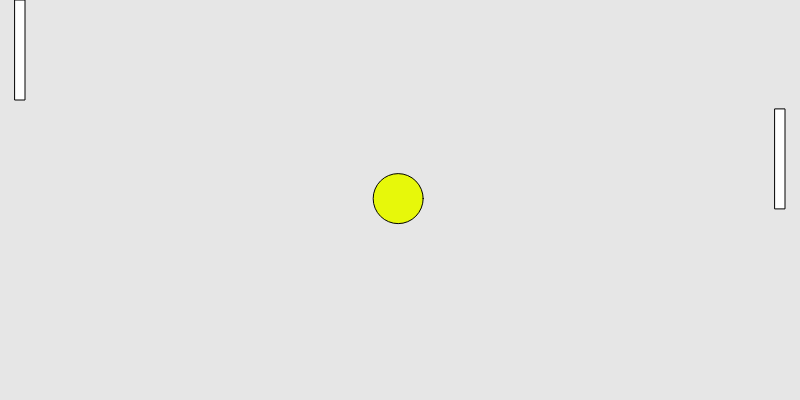
Frame 1 (no input)
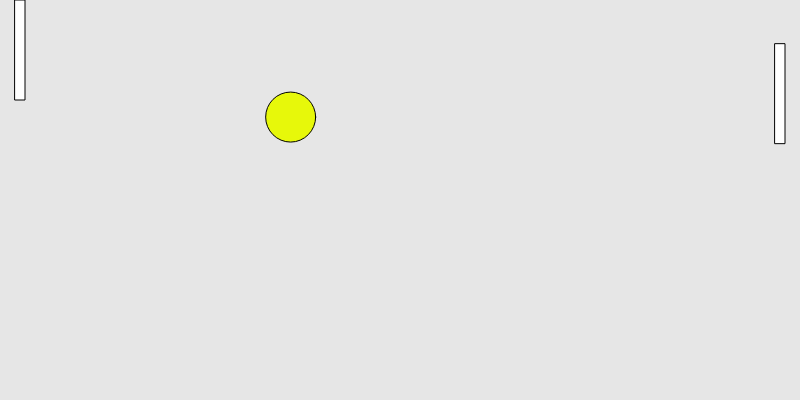
Frame 60 (no input)
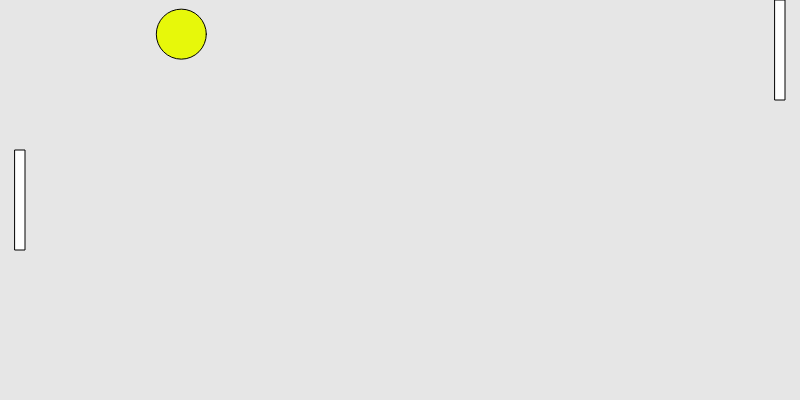
Frame 120 (the mouse pressed at the canvas centre since frame 60)

The p5.js sketch that drew these frames (run headless with seeded random() and noise() and a simulated clock; from frame 60 on, the mouse is pressed at the canvas centre):

// p5.js sketch
// ── sketch.js
// Gera cores RGB aleatórias
color1 = Math.floor(Math.random() * 256);
color2 = Math.floor(Math.random() * 256);
color3 = Math.floor(Math.random() * 256);

// Classe RAQUETE
class Raquete {
    constructor(x) {
        this.w = 10; // Largura da raquete
        this.h = 100; // Altura da raquete
        this.x = 10 + this.w; // Posição inicial no eixo x
        this.y = height / 2; // Posição inicial no eixo y
    }

    update() {
        this.y = mouseY; // Define a posição da raquete como a posição do mouse
        this.y = constrain(this.y, this.h / 2, height - this.h / 2); // Limita a posição da raquete à tela
    }

    desenha() {
        fill(255); // Define a cor da raquete
        rectMode(CENTER); // Define o modo de desenho do retângulo
        rect(this.x, this.y, this.w, this.h); // Desenha a raquete
    }
}

// Classe COMPUTADOR
class Computador {
    constructor(x) {
        this.w = 10; // Largura da raquete
        this.h = 100; // Altura da raquete
        this.x = width - this.w - 10; // Posição inicial no eixo x (oposta)
        this.y = height / 2; // Posição inicial no eixo y
    }

    update() {
  // Define a posição da raquete como a posição da bola com velocidade constante
        this.y = bola.y * 0.8;

        this.y = constrain(this.y, this.h / 2, height - this.h / 2); // Limita a posição da raquete à tela
    }

    desenha() {
        fill(255); // Define a cor da raquete
        rectMode(CENTER); // Define o modo de desenho do retângulo
        rect(this.x, this.y, this.w, this.h); // Desenha a raquete
    }
}

// Classe BOLA
class Bola {
    constructor() {
        this.r = 25; // Raio da bola
        this.reset(); // Inicializa a posição e velocidade da bola
    }

    reset() {
        this.x = width / 2; // Posição inicial no centro da tela (eixo x)
        this.y = height / 2; // Posição inicial no centro da tela (eixo y)
        this.vx = Math.random() * 10 -3; // Velocidade aleatória no eixo x
        this.vy = Math.random() * 10 -3; // Velocidade aleatória no eixo y
    }

    update() {
        this.x += this.vx; // Atualiza a posição no eixo x
        this.y += this.vy; // Atualiza a posição no eixo y
        if (this.x < this.r || this.x > width - this.r) { // Verifica colisão com as bordas laterais
            this.reset(); // Reseta a posição e velocidade da bola
        }
        if (this.y < this.r || this.y > height - this.r) { // Verifica colisão com as bordas superior e inferior
            this.vy *= -1; // Inverte a direção no eixo y
        }

        // Verifica colisão com o objeto do tipo RAQUETE
        if (this.x - this.r < raquete1.x + raquete1.w / 2 
            && this.x + this.r > raquete1.x - raquete1.w / 2 
            && this.y - this.r < raquete1.y + raquete1.h / 2 
            && this.y + this.r > raquete1.y - raquete1.h / 2) {
            this.vx *= -1.1; // Inverte a direção no eixo x
        }

        // Verifica colisão com o objeto do tipo COMPUTADOR
        if (this.x - this.r < computador.x + computador.w / 2 
            && this.x + this.r > computador.x - computador.w / 2 
            && this.y - this.r < computador.y + computador.h / 2 
            && this.y + this.r > computador.y - computador.h / 2) {
            this.vx *= -1.1; // Inverte a direção no eixo x
        }
    }

    desenha(color1, color2, color3) {   
        fill(color1, color2, color3); // Define a cor da bola
        ellipse(this.x, this.y, this.r * 2, this.r * 2); // Desenha a bola
    }
}

let bola;
let raquete1;
let computador;

function setup() {
    createCanvas(800, 400); // Cria o canvas com largura 800 e altura 400
    bola = new Bola(); // Cria uma nova instância da classe Bola
    raquete1 = new Raquete(20); // Cria uma nova instância da classe Raquete
    computador = new Computador(width - 20); // Cria uma nova instância da classe Computador
}

function draw() {
    background(color(230)); // Define a cor de fundo
    bola.update(); // Atualiza a posição da bola
    bola.desenha(color1, color2, color3); // Desenha a bola com as cores aleatórias
    raquete1.update(); // Atualiza a posição da raquete
    raquete1.desenha(); // Desenha a raquete
    computador.update(); // Atualiza a posição da raquete do computador
    computador.desenha(); // Desenha a raquete do computador
}
